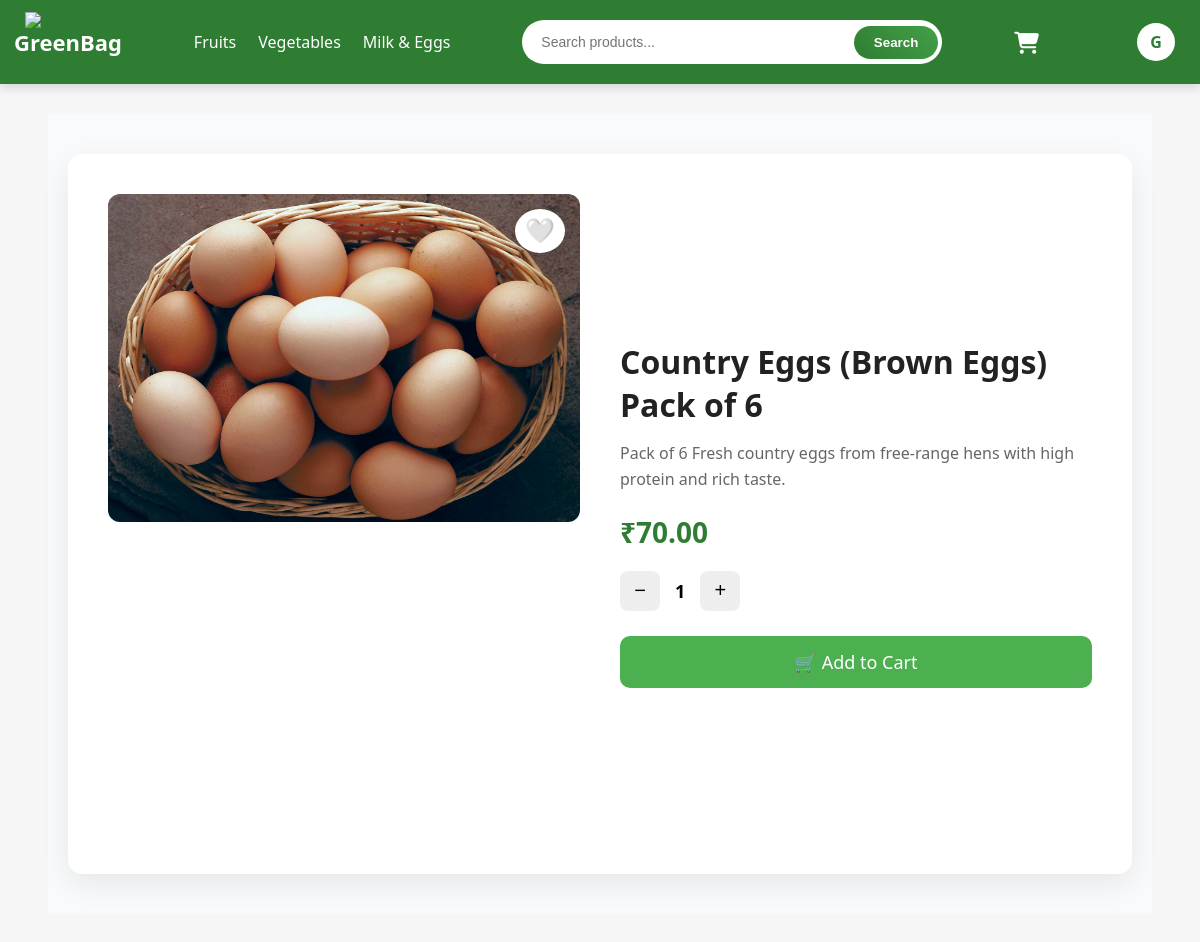
/product/12/ (signed in), run on the app's committed database.
### bag/models.py (models this page shows, shortened)
class Product(models.Model):
    category = models.ForeignKey(Category, on_delete=models.CASCADE, related_name='products')
    name = models.CharField(max_length=200)
    description = models.TextField(blank=True)
    price = models.DecimalField(max_digits=8, decimal_places=2)
    stock = models.IntegerField()
    image = models.ImageField(upload_to='products/')

### bag/views.py (the view)
# urls.py: path('product/<int:product_id>/', product_detail, name='product_detail'),
def product_detail(request, product_id):
    product = get_object_or_404(Product, pk=product_id)
    return render(request, 'bag/product_detail.html', {'product': product})

### bag/context_processors.py (called while the page is built)
def cart_count(request):
    cart = request.session.get('cart', {})
    return {
        'cart_count': sum(cart.values())
    }

### bag/templates/bag/product_detail.html (shortened to what this page needs)
{% extends 'bag/base.html' %}
{% load static %}
{% block extra_css %}
<link rel="stylesheet" href="{% static 'bag/css/product_detail.css' %}">
{% endblock %}
{% block content %}
<div class="page-wrapper">
    <div class="product-container">
        <div class="product-image">
            <button class="favorite"
                    aria-label="wishlist"
                    data-product-id="{{ product.id }}">
                {% if user.is_authenticated and product in user.favorites.all %}
                    ❤️
                {% else %}
                    🤍
                {% endif %}
            </button>
            <img src="{{ product.image.url }}" alt="{{ product.name }}" loading="lazy">
        </div>
        <div class="product-info">
            <h2 class="product-title">{{ product.name }}</h2>
            <p class="product-desc">
                {{ product.description|default:"Fresh & organic product." }}
            </p>
            <div class="price">₹{{ product.price }}</div>
            <div class="qty-box">
                <button type="button" id="decBtn">−</button>
                <span id="qty">1</span>
                <button type="button" id="incBtn">+</button>
            </div>
            <a id="cartBtn"
               href="{% url 'add_to_cart' product.id %}?qty=1"
               class="cart-btn">
               🛒 Add to Cart
            </a>
        </div>
    </div>
</div>
{% endblock %}

### bag/templates/bag/base.html (shortened to what this page needs)
{% load static %}
<!DOCTYPE html>
<html>
<head>
    <link rel="stylesheet" href="{% static 'bag/css/base_navbar.css' %}">
    {% block extra_css %}{% endblock %}
    <link rel="stylesheet"
    href="https://cdnjs.cloudflare.com/ajax/libs/font-awesome/6.5.1/css/all.min.css">
</head>
<body>
<nav class="navbar">
    <div class="logo">
        <a href="{% url 'index' %}">
            <img src="{% static 'bag/images/logo.png' %}">
            <h2>GreenBag</h2>
        </a>
    </div>
    <div class="nav-links">
        <a href="{% url 'fruits' %}">Fruits</a>
        <a href="{% url 'vegetables' %}">Vegetables</a>
        <a href="{% url 'milk' %}">Milk & Eggs</a>
    </div>
    <form method="GET" action="{% url 'search' %}" class="search-form">
        <input type="text" name="q" placeholder="Search products...">
        <button type="submit">Search</button>
    </form>
    <div class="nav-right">
        <a href="{% url 'view_cart' %}" class="cart-icon">
            <i class="fa-solid fa-cart-shopping"></i>
        </a>
        <div class="profile">
            <div class="profile-circle">
                {% if user.is_authenticated %}
                    {{ user.username|slice:":1"|upper }}
                {% else %}
                    ?
                {% endif %}
            </div>
        </div>
    </div>
</nav>
<div class="content">
    {% block content %}{% endblock %}
</div>
</body>
</html>

### bag/static/bag/css/base_navbar.css (style rules this page uses)
* { margin:0; padding:0; box-sizing:border-box; }
body { font-family: 'Segoe UI', Arial, sans-serif; background:#f6f6f6; }
.content { width:92%; max-width:1200px; margin:30px auto; }
.navbar { background:#2e7d32; padding:12px 25px; display:flex; align-items:center; justify-content:space-between; flex-wrap:wrap; gap:15px; box-shadow:0 3px 10px rgba(0,0,0,0.15); }
.logo a { display:flex; align-items:center; text-decoration:none; }
.logo img { height:60px; margin-right: -35px; }
.logo h2 { color:white; margin-left:8px; font-size:22px; }
.nav-links { display:flex; gap:22px; }
.nav-links a { color:white; text-decoration:none; font-weight:500; position:relative; }
.nav-links a::after { content:""; position:absolute; bottom:-5px; left:0; width:0%; height:2px; background:#c8facc; transition:.3s; }
.search-form { flex:1; max-width:420px; display:flex; align-items:center; background:white; border-radius:30px; padding:4px; overflow:hidden; }
.search-form input { flex:1; border:none; outline:none; padding:10px 15px; font-size:14px; }
.search-form button { border:none; padding:9px 20px; border-radius:25px; background:linear-gradient(45deg,#2e7d32,#43a047); color:white; cursor:pointer; font-weight:600; }
.nav-right { display:flex; align-items:center; gap:18px; }
.cart-icon { position:relative; color:white; font-size:22px; text-decoration:none; margin-right: 50px; }
.profile { position:relative; }
.profile-circle { width:38px; height:38px; border-radius:50%; background:white; color:#2e7d32; display:flex; align-items:center; justify-content:center; font-weight:bold; cursor:pointer; margin-left: 30px; }

### bag/static/bag/css/product_detail.css (style rules this page uses)
* { margin: 0; padding: 0; box-sizing: border-box; }
.page-wrapper { padding: 40px 20px; background: #f9fafb; min-height: 100vh; display: flex; justify-content: center; }
.product-container { background: #fff; max-width: 1100px; width: 100%; border-radius: 14px; padding: 30px; display: grid; grid-template-columns: 1fr 1fr; gap: 40px; box-shadow: 0 10px 30px rgba(0,0,0,0.08); }
.product-image { position: relative; text-align: center; }
.product-image img { width: 100%; max-height: 420px; object-fit: contain; border-radius: 12px; }
.favorite { position: absolute; top: 15px; right: 15px; font-size: 24px; background: #fff; border: none; padding: 8px 10px; border-radius: 50%; cursor: pointer; box-shadow: 0 4px 12px rgba(0,0,0,0.15); }
.product-info { display: flex; flex-direction: column; justify-content: center; }
.product-title { font-size: 28px; margin-bottom: 15px; color: #222; }
.product-desc { font-size: 16px; color: #666; margin-bottom: 20px; line-height: 1.6; }
.price { font-size: 26px; font-weight: bold; color: #2e7d32; margin-bottom: 20px; }
.qty-box { display: flex; align-items: center; gap: 15px; margin-bottom: 25px; }
.qty-box button { width: 40px; height: 40px; border: none; background: #eee; font-size: 20px; border-radius: 8px; cursor: pointer; transition: 0.3s; }
#qty { font-size: 18px; font-weight: bold; }
.cart-btn { display: inline-block; text-align: center; padding: 14px; font-size: 18px; background: #4CAF50; color: white; border-radius: 10px; text-decoration: none; transition: 0.3s; }
@media (min-width: 1200px) { .product-container { padding: 40px; } }
@media (min-width: 1200px) { .product-title { font-size: 32px; } }
@media (min-width: 1200px) { .price { font-size: 28px; } }

### data on the page
Product: image (picture), name "Country Eggs (Brown Eggs) Pack of 6", description "Pack of 6 Fresh country eggs from free-range hens with high protein and rich taste.", price "70.00"

### other printed values
{{ user.username|slice:":1"|upper }} "G"
